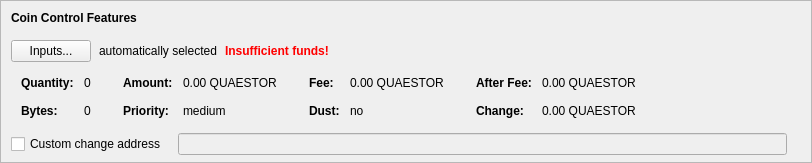
    <widget class="QFrame" name="frameCoinControl">
     <property name="sizePolicy">
      <sizepolicy hsizetype="Expanding" vsizetype="Expanding">
       <horstretch>0</horstretch>
       <verstretch>0</verstretch>
      </sizepolicy>
     </property>
     <property name="maximumSize">
      <size>
       <width>16777215</width>
       <height>16777215</height>
      </size>
     </property>
     <property name="frameShape">
      <enum>QFrame::StyledPanel</enum>
     </property>
     <property name="frameShadow">
      <enum>QFrame::Sunken</enum>
     </property>
     <layout class="QVBoxLayout" name="verticalLayoutCoinControl2">
      <property name="spacing">
       <number>0</number>
      </property>
      <property name="leftMargin">
       <number>0</number>
      </property>
      <property name="topMargin">
       <number>0</number>
      </property>
      <property name="rightMargin">
       <number>0</number>
      </property>
      <property name="bottomMargin">
       <number>6</number>
      </property>
      <item>
       <layout class="QVBoxLayout" name="verticalLayoutCoinControl" stretch="0,0,0,0,1">
        <property name="spacing">
         <number>0</number>
        </property>
        <property name="leftMargin">
         <number>10</number>
        </property>
        <property name="topMargin">
         <number>10</number>
        </property>
        <item>
         <layout class="QHBoxLayout" name="horizontalLayoutCoinControl1">
          <property name="bottomMargin">
           <number>15</number>
          </property>
          <item>
           <widget class="QLabel" name="labelCoinControlFeatures">
            <property name="sizePolicy">
             <sizepolicy hsizetype="Preferred" vsizetype="Maximum">
              <horstretch>0</horstretch>
              <verstretch>0</verstretch>
             </sizepolicy>
            </property>
            <property name="font">
             <font>
              <weight>75</weight>
              <bold>true</bold>
             </font>
            </property>
            <property name="styleSheet">
             <string notr="true">font-weight:bold;</string>
            </property>
            <property name="text">
             <string>Coin Control Features</string>
            </property>
           </widget>
          </item>
         </layout>
        </item>
        <item>
         <layout class="QHBoxLayout" name="horizontalLayoutCoinControl2" stretch="0,0,0,0">
          <property name="spacing">
           <number>8</number>
          </property>
          <property name="bottomMargin">
           <number>10</number>
          </property>
          <item>
           <widget class="QPushButton" name="pushButtonCoinControl">
            <property name="styleSheet">
             <string notr="true"/>
            </property>
            <property name="text">
             <string>Inputs...</string>
            </property>
            <property name="autoDefault">
             <bool>false</bool>
            </property>
           </widget>
          </item>
          <item>
           <widget class="QLabel" name="labelCoinControlAutomaticallySelected">
            <property name="text">
             <string>automatically selected</string>
            </property>
            <property name="margin">
             <number>5</number>
            </property>
           </widget>
          </item>
          <item>
           <widget class="QLabel" name="labelCoinControlInsuffFunds">
            <property name="font">
             <font>
              <weight>75</weight>
              <bold>true</bold>
             </font>
            </property>
            <property name="styleSheet">
             <string notr="true">color:red;font-weight:bold;</string>
            </property>
            <property name="text">
             <string>Insufficient funds!</string>
            </property>
            <property name="margin">
             <number>5</number>
            </property>
           </widget>
          </item>
          <item>
           <spacer name="horizontalSpacerCoinControl">
            <property name="orientation">
             <enum>Qt::Horizontal</enum>
            </property>
            <property name="sizeHint" stdset="0">
             <size>
              <width>40</width>
              <height>1</height>
             </size>
            </property>
           </spacer>
          </item>
         </layout>
        </item>
        <item>
         <widget class="QWidget" name="widgetCoinControl" native="true">
          <property name="sizePolicy">
           <sizepolicy hsizetype="Preferred" vsizetype="Preferred">
            <horstretch>0</horstretch>
            <verstretch>0</verstretch>
           </sizepolicy>
          </property>
          <property name="minimumSize">
           <size>
            <width>0</width>
            <height>0</height>
           </size>
          </property>
          <property name="styleSheet">
           <string notr="true"/>
          </property>
          <layout class="QHBoxLayout" name="horizontalLayoutCoinControl5">
           <property name="leftMargin">
            <number>0</number>
           </property>
           <property name="topMargin">
            <number>0</number>
           </property>
           <property name="rightMargin">
            <number>0</number>
           </property>
           <property name="bottomMargin">
            <number>0</number>
           </property>
           <item>
            <layout class="QHBoxLayout" name="horizontalLayoutCoinControl3" stretch="0,0,0,1">
             <property name="spacing">
              <number>20</number>
             </property>
             <property name="topMargin">
              <number>0</number>
             </property>
             <property name="bottomMargin">
              <number>10</number>
             </property>
             <item>
              <layout class="QFormLayout" name="formLayoutCoinControl1">
               <property name="horizontalSpacing">
                <number>10</number>
               </property>
               <property name="verticalSpacing">
                <number>14</number>
               </property>
               <property name="leftMargin">
                <number>10</number>
               </property>
               <property name="topMargin">
                <number>4</number>
               </property>
               <property name="rightMargin">
                <number>6</number>
               </property>
               <item row="0" column="0">
                <widget class="QLabel" name="labelCoinControlQuantityText">
                 <property name="font">
                  <font>
                   <weight>75</weight>
                   <bold>true</bold>
                  </font>
                 </property>
                 <property name="text">
                  <string>Quantity:</string>
                 </property>
                 <property name="margin">
                  <number>0</number>
                 </property>
                </widget>
               </item>
               <item row="0" column="1">
                <widget class="QLabel" name="labelCoinControlQuantity">
                 <property name="cursor">
                  <cursorShape>IBeamCursor</cursorShape>
                 </property>
                 <property name="contextMenuPolicy">
                  <enum>Qt::ActionsContextMenu</enum>
                 </property>
                 <property name="text">
                  <string notr="true">0</string>
                 </property>
                 <property name="margin">
                  <number>0</number>
                 </property>
                 <property name="textInteractionFlags">
                  <set>Qt::LinksAccessibleByMouse|Qt::TextSelectableByKeyboard|Qt::TextSelectableByMouse</set>
                 </property>
                </widget>
               </item>
               <item row="1" column="0">
                <widget class="QLabel" name="labelCoinControlBytesText">
                 <property name="font">
                  <font>
                   <weight>75</weight>
                   <bold>true</bold>
                  </font>
                 </property>
                 <property name="text">
                  <string>Bytes:</string>
                 </property>
                </widget>
               </item>
               <item row="1" column="1">
                <widget class="QLabel" name="labelCoinControlBytes">
                 <property name="cursor">
                  <cursorShape>IBeamCursor</cursorShape>
                 </property>
                 <property name="contextMenuPolicy">
                  <enum>Qt::ActionsContextMenu</enum>
                 </property>
                 <property name="text">
                  <string notr="true">0</string>
                 </property>
                 <property name="textInteractionFlags">
                  <set>Qt::LinksAccessibleByMouse|Qt::TextSelectableByKeyboard|Qt::TextSelectableByMouse</set>
                 </property>
                </widget>
               </item>
              </layout>
             </item>
             <item>
              <layout class="QFormLayout" name="formLayoutCoinControl2">
               <property name="horizontalSpacing">
                <number>10</number>
               </property>
               <property name="verticalSpacing">
                <number>14</number>
               </property>
               <property name="leftMargin">
                <number>6</number>
               </property>
               <property name="topMargin">
                <number>4</number>
               </property>
               <property name="rightMargin">
                <number>6</number>
               </property>
               <item row="0" column="0">
                <widget class="QLabel" name="labelCoinControlAmountText">
                 <property name="font">
                  <font>
                   <weight>75</weight>
                   <bold>true</bold>
                  </font>
                 </property>
                 <property name="text">
                  <string>Amount:</string>
                 </property>
                 <property name="margin">
                  <number>0</number>
                 </property>
                </widget>
               </item>
               <item row="0" column="1">
                <widget class="QLabel" name="labelCoinControlAmount">
                 <property name="cursor">
                  <cursorShape>IBeamCursor</cursorShape>
                 </property>
                 <property name="contextMenuPolicy">
                  <enum>Qt::ActionsContextMenu</enum>
                 </property>
                 <property name="text">
                  <string notr="true">0.00 QUAESTOR</string>
                 </property>
                 <property name="textInteractionFlags">
                  <set>Qt::LinksAccessibleByMouse|Qt::TextSelectableByKeyboard|Qt::TextSelectableByMouse</set>
                 </property>
                </widget>
               </item>
               <item row="1" column="0">
                <widget class="QLabel" name="labelCoinControlPriorityText">
                 <property name="font">
                  <font>
                   <weight>75</weight>
                   <bold>true</bold>
                  </font>
                 </property>
                 <property name="text">
                  <string>Priority:</string>
                 </property>
                </widget>
               </item>
               <item row="1" column="1">
                <widget class="QLabel" name="labelCoinControlPriority">
                 <property name="cursor">
                  <cursorShape>IBeamCursor</cursorShape>
                 </property>
                 <property name="contextMenuPolicy">
                  <enum>Qt::ActionsContextMenu</enum>
                 </property>
                 <property name="text">
                  <string>medium</string>
                 </property>
                 <property name="textInteractionFlags">
                  <set>Qt::LinksAccessibleByMouse|Qt::TextSelectableByKeyboard|Qt::TextSelectableByMouse</set>
                 </property>
                </widget>
               </item>
              </layout>
             </item>
             <item>
              <layout class="QFormLayout" name="formLayoutCoinControl3">
               <property name="horizontalSpacing">
                <number>10</number>
               </property>
               <property name="verticalSpacing">
                <number>14</number>
               </property>
               <property name="leftMargin">
                <number>6</number>
               </property>
               <property name="topMargin">
                <number>4</number>
               </property>
               <property name="rightMargin">
                <number>6</number>
               </property>
               <item row="0" column="0">
                <widget class="QLabel" name="labelCoinControlFeeText">
                 <property name="font">
                  <font>
                   <weight>75</weight>
                   <bold>true</bold>
                  </font>
                 </property>
                 <property name="text">
                  <string>Fee:</string>
                 </property>
                 <property name="margin">
                  <number>0</number>
                 </property>
                </widget>
               </item>
               <item row="0" column="1">
                <widget class="QLabel" name="labelCoinControlFee">
                 <property name="cursor">
                  <cursorShape>IBeamCursor</cursorShape>
                 </property>
                 <property name="contextMenuPolicy">
                  <enum>Qt::ActionsContextMenu</enum>
                 </property>
                 <property name="text">
                  <string notr="true">0.00 QUAESTOR</string>
                 </property>
                 <property name="textInteractionFlags">
                  <set>Qt::LinksAccessibleByMouse|Qt::TextSelectableByKeyboard|Qt::TextSelectableByMouse</set>
                 </property>
                </widget>
               </item>
               <item row="1" column="0">
                <widget class="QLabel" name="labelCoinControlLowOutputText">
                 <property name="font">
                  <font>
                   <weight>75</weight>
                   <bold>true</bold>
                  </font>
                 </property>
                 <property name="text">
                  <string>Dust:</string>
                 </property>
                </widget>
               </item>
               <item row="1" column="1">
                <widget class="QLabel" name="labelCoinControlLowOutput">
                 <property name="cursor">
                  <cursorShape>IBeamCursor</cursorShape>
                 </property>
                 <property name="contextMenuPolicy">
                  <enum>Qt::ActionsContextMenu</enum>
                 </property>
                 <property name="text">
                  <string>no</string>
                 </property>
                 <property name="textInteractionFlags">
                  <set>Qt::LinksAccessibleByMouse|Qt::TextSelectableByKeyboard|Qt::TextSelectableByMouse</set>
                 </property>
                </widget>
               </item>
              </layout>
             </item>
             <item>
              <layout class="QFormLayout" name="formLayoutCoinControl4">
               <property name="horizontalSpacing">
                <number>10</number>
               </property>
               <property name="verticalSpacing">
                <number>14</number>
               </property>
               <property name="leftMargin">
                <number>6</number>
               </property>
               <property name="topMargin">
                <number>4</number>
               </property>
               <property name="rightMargin">
                <number>6</number>
               </property>
               <item row="0" column="0">
                <widget class="QLabel" name="labelCoinControlAfterFeeText">
                 <property name="font">
                  <font>
                   <weight>75</weight>
                   <bold>true</bold>
                  </font>
                 </property>
                 <property name="text">
                  <string>After Fee:</string>
                 </property>
                 <property name="margin">
                  <number>0</number>
                 </property>
                </widget>
               </item>
               <item row="0" column="1">
                <widget class="QLabel" name="labelCoinControlAfterFee">
                 <property name="cursor">
                  <cursorShape>IBeamCursor</cursorShape>
                 </property>
                 <property name="contextMenuPolicy">
                  <enum>Qt::ActionsContextMenu</enum>
                 </property>
                 <property name="text">
                  <string notr="true">0.00 QUAESTOR</string>
                 </property>
                 <property name="textInteractionFlags">
                  <set>Qt::LinksAccessibleByMouse|Qt::TextSelectableByKeyboard|Qt::TextSelectableByMouse</set>
                 </property>
                </widget>
               </item>
               <item row="1" column="0">
                <widget class="QLabel" name="labelCoinControlChangeText">
                 <property name="font">
                  <font>
                   <weight>75</weight>
                   <bold>true</bold>
                  </font>
                 </property>
                 <property name="text">
                  <string>Change:</string>
                 </property>
                </widget>
               </item>
               <item row="1" column="1">
                <widget class="QLabel" name="labelCoinControlChange">
                 <property name="cursor">
                  <cursorShape>IBeamCursor</cursorShape>
                 </property>
                 <property name="contextMenuPolicy">
                  <enum>Qt::ActionsContextMenu</enum>
                 </property>
                 <property name="text">
                  <string notr="true">0.00 QUAESTOR</string>
                 </property>
                 <property name="textInteractionFlags">
                  <set>Qt::LinksAccessibleByMouse|Qt::TextSelectableByKeyboard|Qt::TextSelectableByMouse</set>
                 </property>
                </widget>
               </item>
              </layout>
             </item>
            </layout>
           </item>
          </layout>
         </widget>
        </item>
        <item>
         <layout class="QHBoxLayout" name="horizontalLayoutCoinControl4" stretch="0,0,0">
          <property name="spacing">
           <number>12</number>
          </property>
          <property name="sizeConstraint">
           <enum>QLayout::SetDefaultConstraint</enum>
          </property>
          <property name="topMargin">
           <number>5</number>
          </property>
          <property name="rightMargin">
           <number>5</number>
          </property>
          <item>
           <widget class="QCheckBox" name="checkBoxCoinControlChange">
            <property name="toolTip">
             <string>If this is activated, but the change address is empty or invalid, change will be sent to a newly generated address.</string>
            </property>
            <property name="text">
             <string>Custom change address</string>
            </property>
           </widget>
          </item>
          <item>
           <widget class="QValidatedLineEdit" name="lineEditCoinControlChange">
            <property name="enabled">
             <bool>false</bool>
            </property>
            <property name="sizePolicy">
             <sizepolicy hsizetype="Expanding" vsizetype="Fixed">
              <horstretch>0</horstretch>
              <verstretch>0</verstretch>
             </sizepolicy>
            </property>
           </widget>
          </item>
          <item>
           <widget class="QLabel" name="labelCoinControlChangeLabel">
            <property name="sizePolicy">
             <sizepolicy hsizetype="Preferred" vsizetype="Expanding">
              <horstretch>0</horstretch>
              <verstretch>0</verstretch>
             </sizepolicy>
            </property>
            <property name="minimumSize">
             <size>
              <width>0</width>
              <height>0</height>
             </size>
            </property>
            <property name="text">
             <string/>
            </property>
            <property name="margin">
             <number>3</number>
            </property>
           </widget>
          </item>
         </layout>
        </item>
        <item>
         <spacer name="verticalSpacerCoinControl">
          <property name="orientation">
           <enum>Qt::Vertical</enum>
          </property>
          <property name="sizeHint" stdset="0">
           <size>
            <width>800</width>
            <height>1</height>
           </size>
          </property>
         </spacer>
        </item>
       </layout>
      </item>
     </layout>
    </widget>
